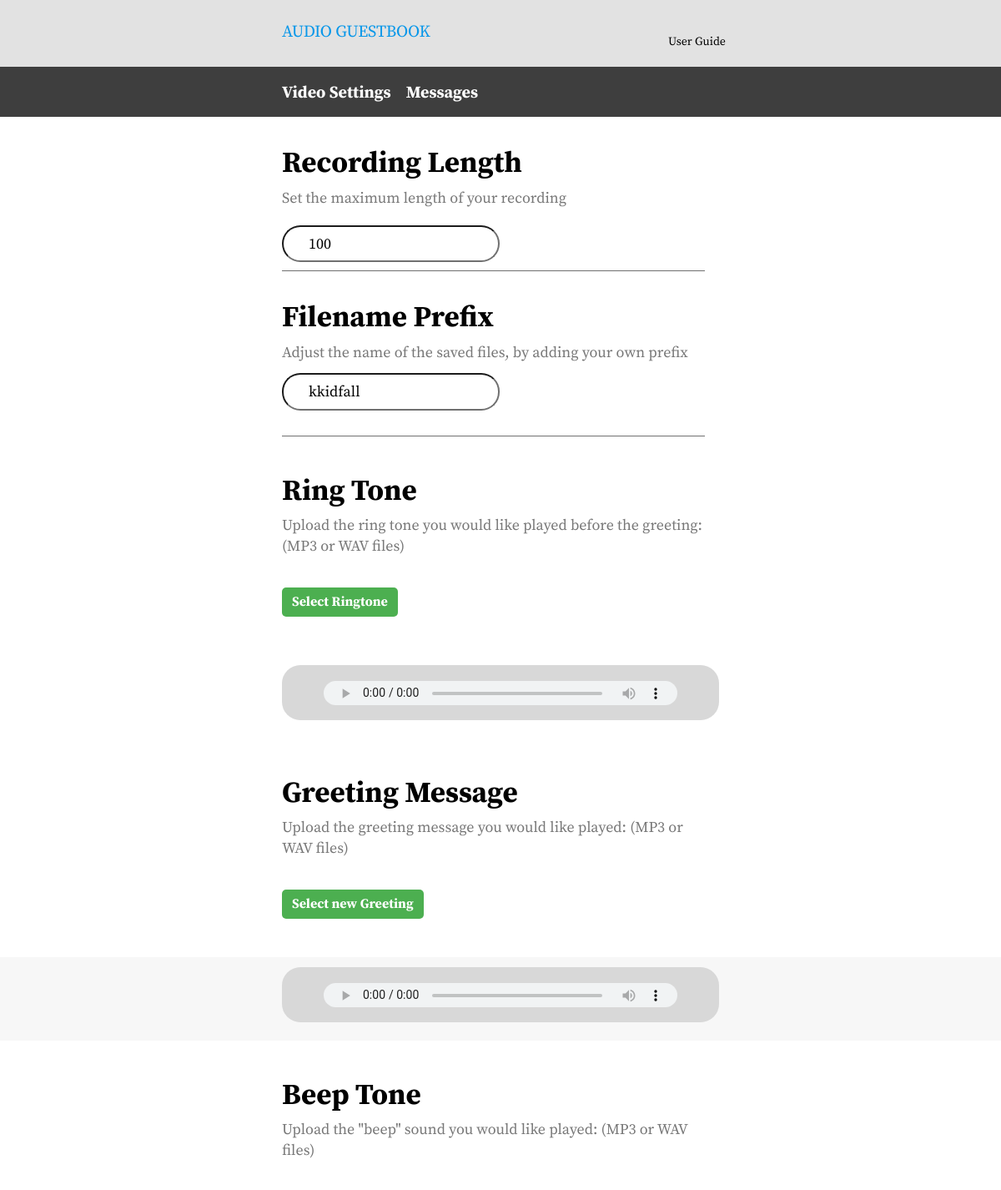
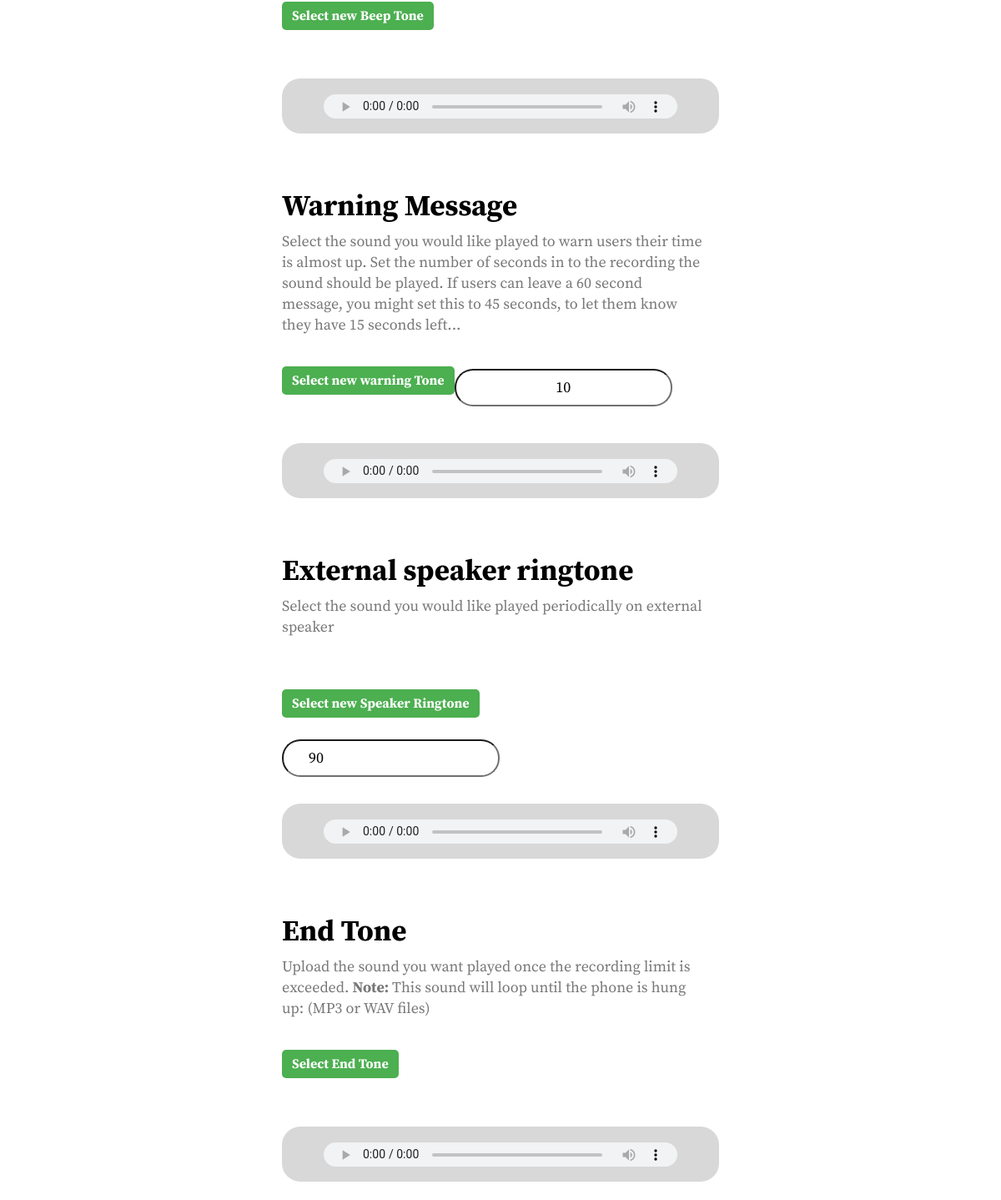
Before: / with the older database file (2 pictures, top to bottom).
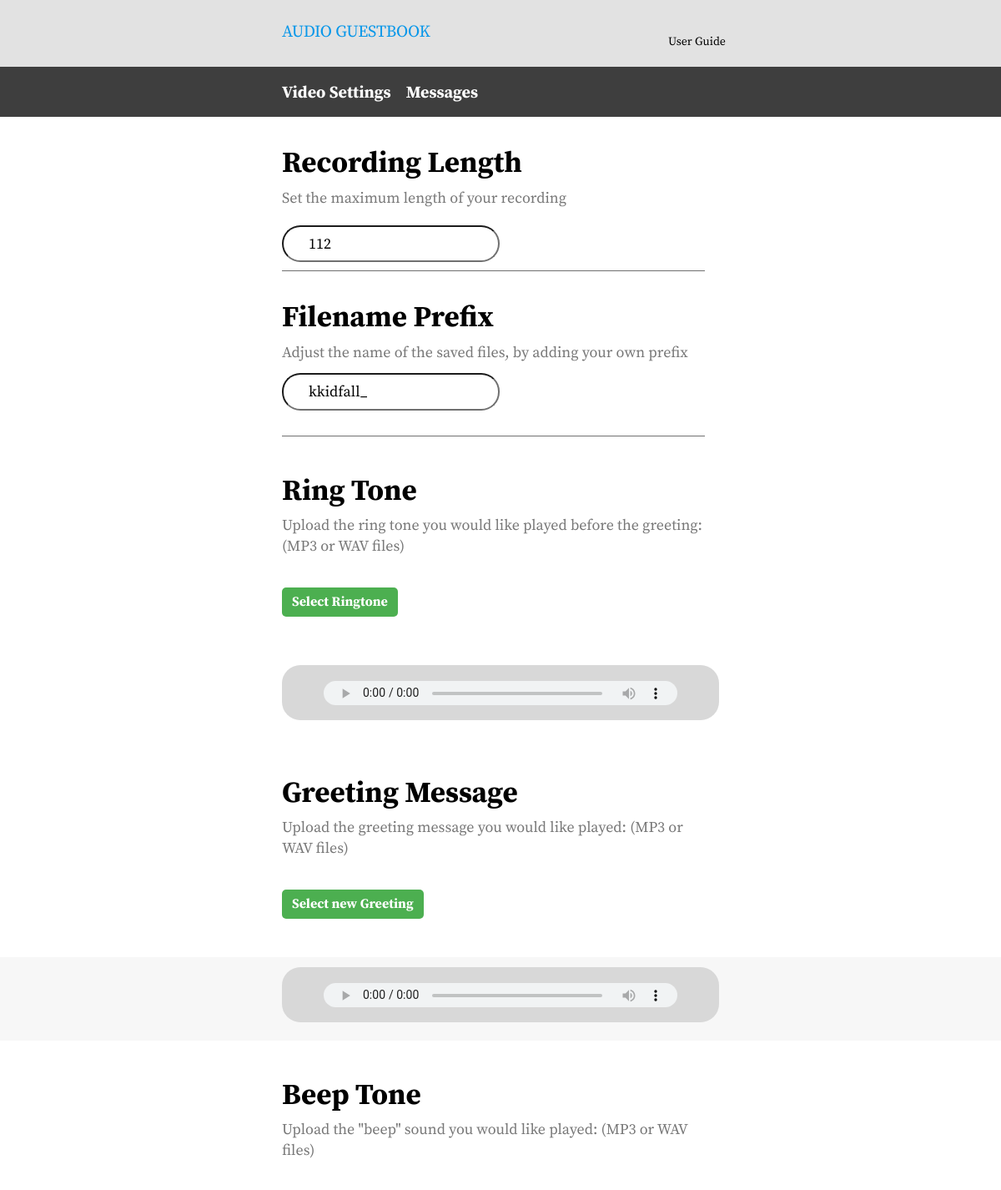
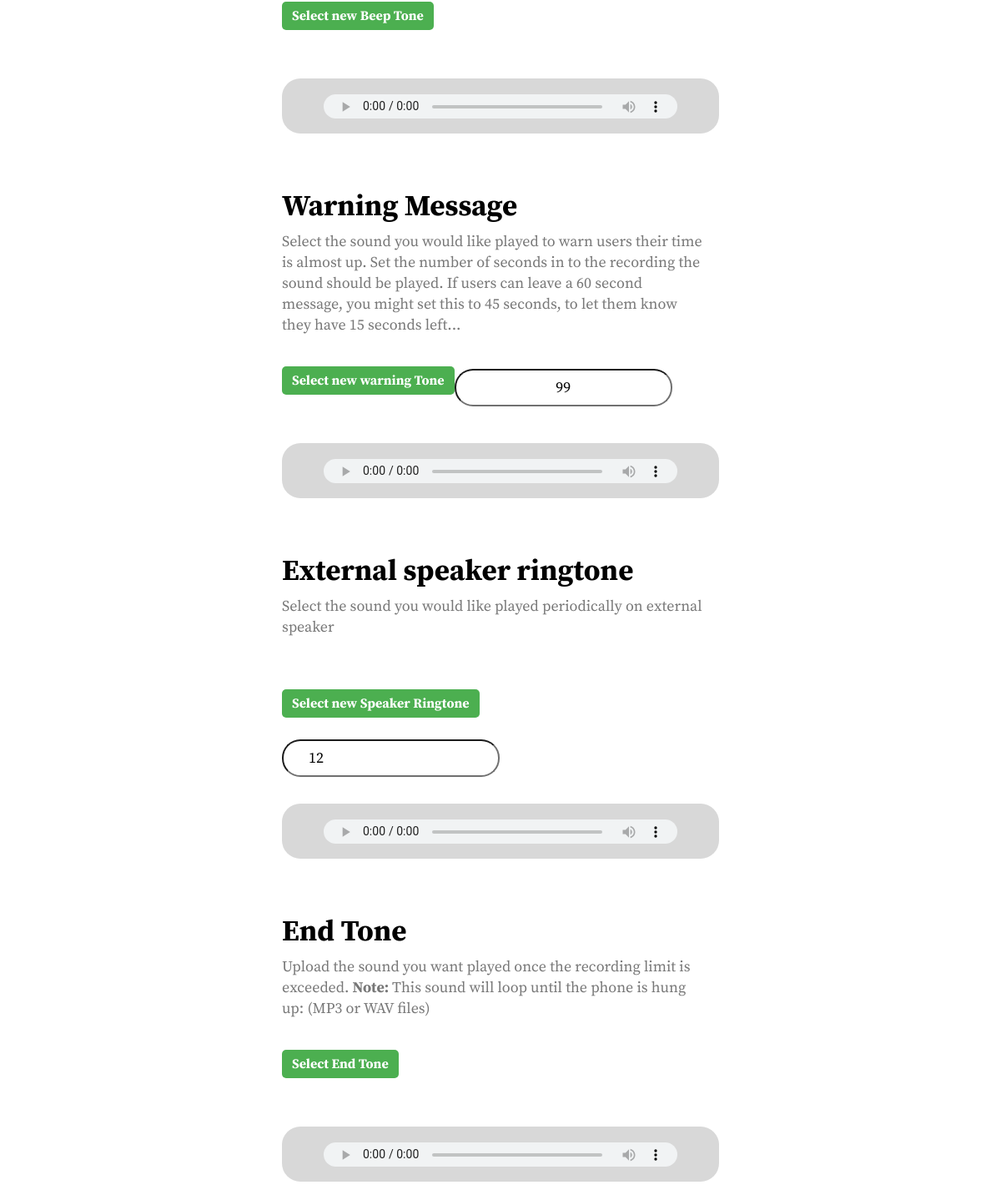
After: the same page with the newer database file (2 pictures, top to bottom).
### audio_guestbook/models.py (models this page shows, shortened)
class Config(models.Model):
    recording_length = models.IntegerField(default=90)
    warning_message_length = models.IntegerField(default=90)
    speaker_ringtone_play_period = models.IntegerField(default=90)
    filename_prefix = models.CharField(max_length=200)
    ringtone_path = models.CharField(max_length=200)
    greeting_message_path = models.CharField(max_length=200)
    beep_tone_path = models.CharField(max_length=200)
    warning_message_path = models.CharField(max_length=200)
    enable_external_speaker_flag = models.BooleanField()
    external_tone_path = models.CharField(max_length=200)
    end_tone_path = models.CharField(max_length=200)
    animation_color = models.CharField(max_length=7)

### audio_guestbook/views.py (the view, shortened to what this page needs)
# urls.py: 2. Add a URL to urlpatterns:  path('', views.home, name='home')
def home(request):
    config = get_object_or_404(Config, pk = 1)
    try:
        with open('config.json', 'r') as file:
            json_data = json.load(file)
    except FileNotFoundError:
        json_data = {}
    ringtone_path = json_data["ringtone_path"]
    greeting_message_path = json_data["greeting_message_path"]
    beep_tone_path = json_data["beep_tone_path"]
    warning_message_path = json_data["warning_message_path"]
    external_tone_path = json_data["external_tone_path"]
    end_tone_path = json_data["end_tone_path"]
    context = {
        'config':config,
        'ringtone_path': ringtone_path,
        'greeting_message_path': greeting_message_path,
        'beep_tone_path': beep_tone_path,
        'warning_message_path': warning_message_path,
        'external_tone_path': external_tone_path,
        'end_tone_path': end_tone_path,
    }
    return render(request,'index.html',context)

### audio_guestbook/templates/index.html (shortened to what this page needs)
<!DOCTYPE html>
<html lang="en">
<head>
  {% load static %}
  <link href="{% static 'css/style.css' %} " rel="stylesheet" />
  <link href="{% static 'css/toast.min.css' %} " rel="stylesheet" />
</head>
<body>
  <div class="wrapper">
    <header class="header">
      <div class="logo-content">
        <div class="container">
          <div id="logo">
            <a href="#">
              <h2>AUDIO GUESTBOOK </h2>
            </a>
          </div>
          <ul class="legal-link">
            <li><a href="https://www.manula.com/manuals/the-photo-booth-guys/tonematic">User Guide</a></li>
          </ul>
        </div>
      </div>
      <div class="navbar">
        <div class="container">
          <ul class="nav">
            <li><a href="/video/">Video Settings</a></li>
            <li><a href="/messages/">Messages</a></li>
            <li><a id="serial_link" href="index.html"></a></li>
            <li><a id="updates_link" href="update.html"></a></li>
          </ul>
        </div>
      </div>
    </header>
    <div class="page-holder">
      <main class="main">
        <section class="intro-block">
          <div class="container">
            <div class="intro">
              <h1>Recording Length</h1>
              <p>Set the maximum length of your recording</p>
              <form action="/update_config_value/" method="POST">
                <input id="record_length" type="text" value={{config.recording_length}}
                  onblur="recordLengthFocusOut(this)" />
              </form>
            </div>
            <div class="intro">
              <h1>Filename Prefix</h1>
              <p>Adjust the name of the saved files, by adding your own prefix </p>
              <div class="input-hold">
                <form action="/update_config_value/" method="POST">
                  <input id="filename_prefix" type="text" value={{config.filename_prefix}}
                    onblur="fileNamePrefixFocusOut(this)" />
                </form>
              </div>
            </div>
            <div class="intro alt">
              <h1>Ring Tone</h1>
              <p>Upload the ring tone you would like played before the greeting: (MP3 or WAV files)</p>
              <div class="link-hold">
                {% block ringtone %}
                <form method="post" enctype="multipart/form-data">
                  <label for="ringtone-upload" class="custom-file-upload">Select Ringtone</label>
                </form>
                {% endblock %}
              </div>
            </div>
          </div>
        </section>
        <div class="audio-panel">
          <div class="container">
            <div class="audio">
              <audio id="ringtone_audio" controls>
                <source id="ringtone_audio_source" src="{{ ringtone_path }}" type="audio/mpeg" />
              </audio>
            </div>
          </div>
        </div>
        <section class="intro-block">
          <div class="container">
            <div class="intro alt">
              <h1>Greeting Message</h1>
              <p>Upload the greeting message you would like played: (MP3 or WAV files)</p>
              <div class="link-hold">
                {% block greeting %}
                <form method="post" enctype="multipart/form-data">
                  <label for="greeting-upload" class="custom-file-upload">Select new Greeting </label>
                </form>
                {% endblock %}
              </div>
            </div>
          </div>
    </div>
    <div class="audio-panel">
      <div class="container">
        <div class="audio">
          <audio id="greeting_audio" controls>
            <source id="greeting_audio_source" src="{{greeting_message_path}}"  type="audio/mpeg" />
          </audio>
        </div>
      </div>
    </div>
    <section class="intro-block">
      <div class="container">
        <div class="intro alt">
          <h1>Beep Tone</h1>
          <p>Upload the "beep" sound you would like played: (MP3 or WAV files)</p>
          <div class="link-hold">
            {% block beep %}
            <form method="post" enctype="multipart/form-data">
              <label for="beep-upload" class="custom-file-upload">Select new Beep Tone</label>
            </form>
            {% endblock %}
          </div>
        </div>
      </div>
  </div>
  <div class="audio-panel">
    <div class="container">
      <div class="audio">
        <audio id="beep_audio" controls>
          <source id="beep_audio_source" src="{{beep_tone_path}}"  type="audio/mpeg" />
        </audio>
      </div>
    </div>
  </div>
  <section class="intro-block">
    <div class="container">
      <div class="intro alt">
        <h1>Warning Message</h1>
        <p>Select the sound you would like played to warn users their time is almost up. Set the number of seconds in to
          the recording the sound should be played. If users can leave a 60 second message, you might set this to 45
          seconds, to let them know they have 15 seconds left...</p>
        <div class="link-hold">
          {% block warning %}
          <form method="post" enctype="multipart/form-data">
            <label for="warning-upload" class="custom-file-upload">Select new warning Tone</label>
          </form>
          {% endblock %}
          <div class="input-hold">
            <form action="/update_config_value/" method="POST">
              <input id="warning_message_length" type="text" value={{config.warning_message_length}}
                onblur="warningMessageLengthFocusOut(this)" />
            </form>
          </div>
        </div>
      </div>
    </div>
  </section>
  <div class="audio-panel">
    <div class="container">
      <div class="audio">
        <audio id="warning_audio" controls>
          <source id="warning_audio_source" src="{{warning_message_path}}"  type="audio/mpeg" />
        </audio>
      </div>
    </div>
  </div>
  <section class="intro-block">
    <div class="container">
      <div class="intro alt">
        <h1>External speaker ringtone</h1>
        <p>Select the sound you would like played periodically on external speaker</p>
        <div class="input-hold">
        </div>
        <div class="link-hold">
          {% block ext_ringtone %}
          <form method="post" enctype="multipart/form-data">
            <label for="ext-upload" class="custom-file-upload">Select new Speaker Ringtone</label>
          </form>
          {% endblock %}
        </div>
        <div class="input-hold">
          <form action="/update_config_value/" method="POST">
          <input id="speaker_ringtone_play_period" type="text" value={{config.speaker_ringtone_play_period}} onblur="speakerRingtonePlayPeriodFocusOut(this)" />
        </form>
        </div>
      </div>
    </div>
  </section>
  <div class="audio-panel">
    <div class="container">
      <div class="audio">
        <audio id="speaker_audio" controls>
          <source id="speaker_audio_source" src="{{external_tone_path}}"  type="audio/mpeg" />
        </audio>
      </div>
    </div>
  </div>
  <section class="intro-block">
    <div class="container">
      <div class="intro alt">
        <h1>End Tone</h1>
        <p>Upload the sound you want played once the recording limit is exceeded. <strong>Note:</strong> This sound will
          loop until the phone is hung up: (MP3 or WAV files)</p>
        <div class="link-hold">
          {% block end %}
          <form method="post" enctype="multipart/form-data">
            <label for="end-upload" class="custom-file-upload">Select End Tone</label>
          </form>
          {% endblock %}
        </div>
      </div>
    </div>
  </section>
  <div class="audio-panel">
    <div class="container">
      <div class="audio">
        <audio id="end_audio" controls>
          <source id="end_audio_source" src="{{end_tone_path}}"  type="audio/mpeg" />
        </audio>
      </div>
    </div>
  </div>
</body>
</html>

### audio_guestbook/static/css/style.css (style rules this page uses)
html { line-height: 1.15; -webkit-text-size-adjust: 100% }
.custom-file-upload { display: inline-block; padding: 6px 12px; cursor: pointer; font-size: 16px; font-weight: bold; color: #fff; background-color: #4CAF50; border-radius: 5px; }
body { margin: 0 }
main { display: block }
h1 { font-size: 2em; margin: .67em 0 }
h2 { font-size: 1em; margin: .67em 0 }
a { background-color: transparent }
b, strong { font-weight: bolder }
button, input, optgroup, select, textarea { font-family: inherit; font-size: 100%; line-height: 1.15; margin: 0 }
button, input { overflow: visible }
html { box-sizing: border-box }
.legal-link, .nav { margin: 0; padding: 0; list-style: none }
html { font-size: 10px }
body { color: #777; font-family: "source_serif_pro", Helvetica Neue, Arial, Noto Sans, sans-serif; font-size: 14px; line-height: 1.5; font-weight: 400 }
a { transition: color .35s cubic-bezier(.3, .86, .36, .95); color: #0366d6 }
a, a:hover { text-decoration: none }
dl, ol, p, ul { margin: 0 0 1.5em }
.header .logo-content { padding: 23px 0 19px; background: #e2e2e2; position: relative }
.header .logo-content .container { display: flex; align-items: flex-end; justify-content: space-between }
.header #logo { width: 178px }
.legal-link, .nav { display: flex; flex-wrap: wrap }
.legal-link { flex: 1; margin-right: -13px; padding-left: 15px; justify-content: flex-end }
.legal-link li { padding: 0 5px; position: relative; margin-bottom: 2px }
.legal-link li:before { content: "|"; position: absolute; top: 0; left: 0 }
.legal-link li:first-child:before { display: none }
.legal-link a { font-size: 13px; color: #000; transition: color .25s linear }
.navbar { background: #3e3e3e; padding: 15px 0 }
.navbar .nav { margin: 0 -6px }
.navbar .nav li { padding: 0 6px }
.navbar .nav a { font-size: 16px; font-weight: 700; color: #fff }
body { background: #fff }
.wrapper { width: 100%; position: relative; overflow: hidden }
.container { max-width: 600px; padding: 0 15px; margin: 0 auto }
h1, h2, h3, h4, h5 { margin: 0 }
.h1, h1 { font-size: 40px; margin-bottom: 6px; color: #000 }
.h2, h2 { font-size: 20px; margin-bottom: 8px; letter-spacing: -.2px; color: rgb(8, 151, 233); font-weight: 400 }
label { display: inline-block; padding-left: 40px; margin-bottom: 16px; position: relative }
.intro-block p { margin-bottom: 12px }
.intro-block input { border-color: #707070; border-radius: 22px; padding: 7px 23px; text-transform: none }
.intro-block .link-hold { margin-bottom: 10px }
.intro-block .link-hold .input-hold { width: 100% }
.intro-block .link-hold .input-hold input { text-align: center }
.intro { font-size: 16px; line-height: 1.39; color: #777; padding: 53px 0 10px; border-bottom: 1px solid #707070 }
.intro.alt { padding: 25px 0 10px; border: 0 }
.intro.alt p { margin-bottom: 37px }
.intro.alt .input-hold { margin-bottom: 0 }
.intro .input-hold { margin-bottom: 20px }
.audio { padding: 15px 43px 9px; position: relative; background: #d8d8d8; border-radius: 22px; text-align: center }
.audio audio { width: 100%; height: 29px }
.audio-panel { background: #f7f7f7; padding: 12px 0 22px }
.audio-panel:nth-child(2n) { background: #fff }
@media (min-width:365px) { .intro-block .link-hold { display: flex; align-items: center; flex-wrap: wrap } }
@media (min-width:375px) { .header #logo { width: 217px } }
@media (min-width:375px) { .legal-link li { margin-bottom: 1px } }
@media (min-width:375px) { .legal-link a { font-size: 14px } }
@media (min-width:375px) { .navbar .nav { margin: 0 -9px } }
@media (min-width:375px) { .navbar .nav li { padding: 0 9px } }
@media (min-width:375px) { .navbar .nav a { font-size: 20px } }
@media (min-width:375px) { .container { padding: 0 38px } }
@media (min-width:375px) { .h1, h1 { font-size: 35px } }
@media (min-width:375px) { .intro-block input { padding: 10px 30px } }
@media (min-width:375px) { .intro-block .link-hold .input-hold { width: 112px } }
@media (min-width:375px) { .audio { padding: 19px 50px 12px } }
@media (min-width:376px) { .intro { font-size: 18px; padding: 30px 4px 10px 0; margin-right: 17px } }
@media (min-width:376px) { .intro.alt { padding: 40px 0 20px } }

Changed rows visible on the page:
changed Config: recording_length "100" → "112"; filename_prefix "kkidfall" → "kkidfall_"; warning_message_length "10" → "99"; speaker_ringtone_play_period "90" → "12"
